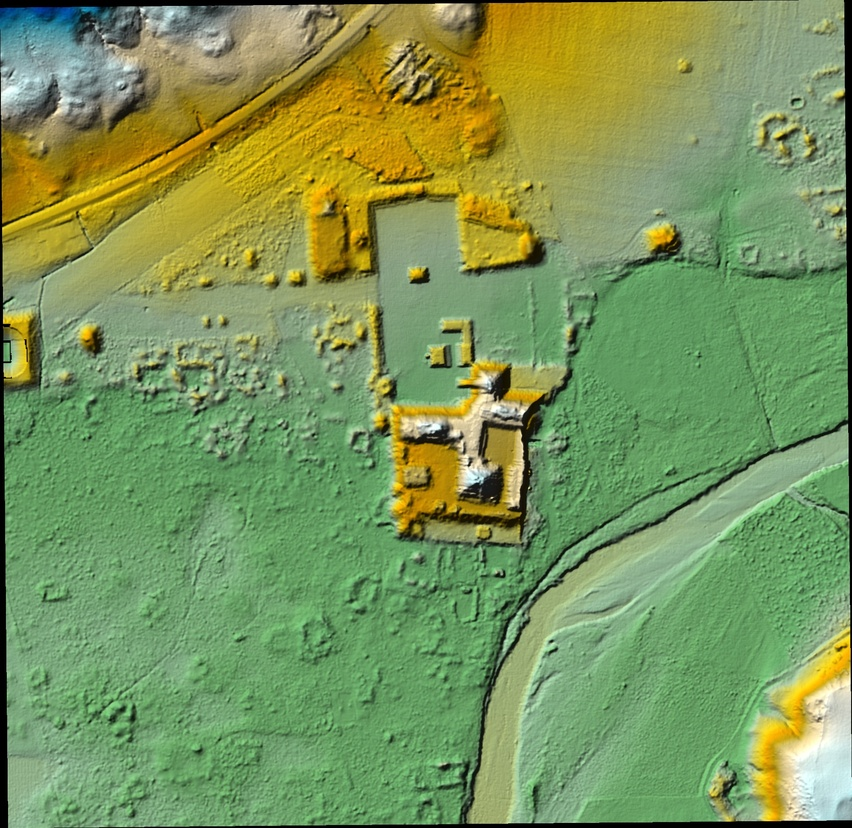
#> input picture data/copan_dem_01m_raster.jpg, 852 x 828 px, shrunk from 2012 x 1957 before the run
$ jupyter execute --allow-errors 02_UNET_segmentation.ipynb
#> lines starting #> are read from the running program, lines starting #| are printed output that depends on the picture; after the words box and inside, x2 and y2 are one past the last pixel; in counts of white or black regions, pixels touching at a corner belong together; long printed decimals are rounded
# U-Net training on LiDAR raster and bounding box annotation

This notebook trains a lightweight U-Net segmentation model on a LiDAR raster (`./data/copan_dem_01m_raster.jpg`) using automatically generated pseudo-labels (Otsu threshold), then postprocesses the predicted mask to extract connected-component bounding boxes. It saves the predicted mask, bounding boxes JSON, an overlay visualization, and the trained model weights.

Notes:
- No `try/except` is used. Errors will surface directly.
- Only minimal conditionals are used where necessary.
- Dependencies: `torch`, `torchvision`, `numpy`, `pillow`, `matplotlib`, `scikit-image`.
- Outputs are written to `outputs/unet/`.

[cell 1]
import os
import json
import numpy as np
import torch
from torch import nn
from torch.utils.data import Dataset, DataLoader
from PIL import Image
import matplotlib.pyplot as plt
from skimage import filters, morphology, measure

# Reproducibility
np.random.seed(0)
torch.manual_seed(0)
#> (this line was passed over: torch is not available in this run)

#> (the rest of this cell did not finish here and is left out)

[cell 2]
# Configure paths and hyperparameters
image_path = "./data/copan_dem_01m_raster.jpg"
out_dir = "outputs/unet"
os.makedirs(out_dir, exist_ok=True)

patch_size = 256
stride = 128
batch_size = 8
epochs = 5
lr = 1e-3
min_region_area = 64  # pixels; filter extremely small regions in bbox extraction

[cell 3]
# Load LiDAR raster, convert to grayscale float32, and normalize to [0, 1]
img = Image.open(image_path).convert("L")
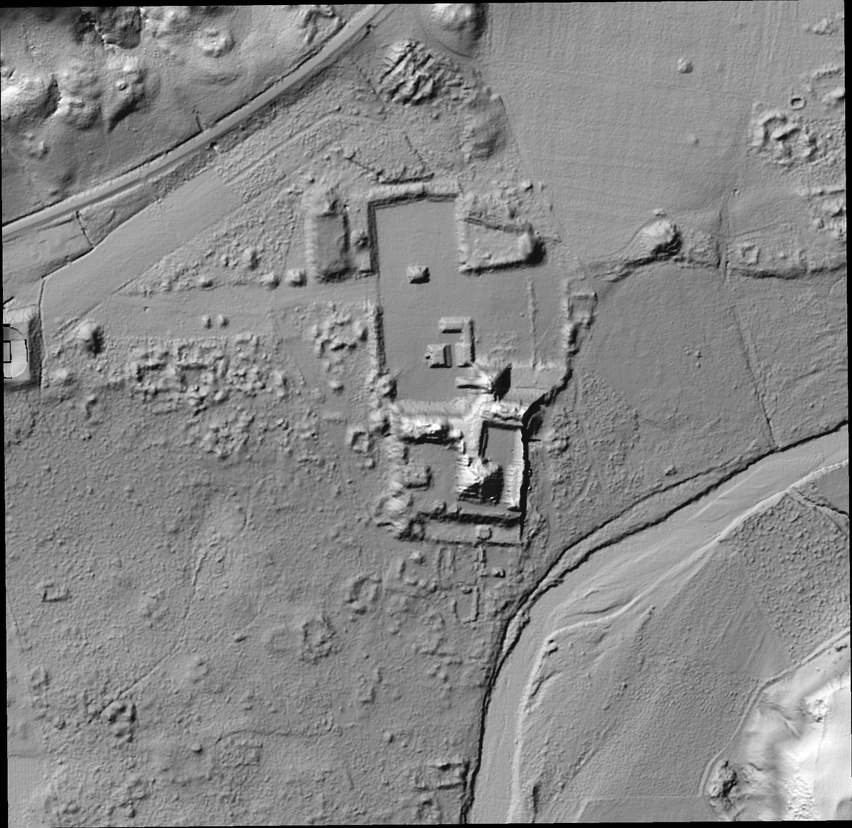
#> img: PIL image 852x828 L; min 0, max 255, mean 135.1
img_np = np.array(img).astype(np.float32)
vmin = float(img_np.min())
#> vmin = 0
vmax = float(img_np.max())
#> vmax = 255
rng = vmax - vmin
#> rng = 255
img_norm = (img_np - vmin) / (rng + 1e-8)

print("Image shape:", img_np.shape, "range:", (vmin, vmax))
#| Image shape: (828, 852) range: (0.0, 255.0)
plt.figure(figsize=(6,6))
plt.imshow(img_norm, cmap="gray")
plt.axis("off")
plt.title("Input LiDAR raster (normalized)")
plt.show()

[cell 4]
# Generate pseudo-label mask via Otsu threshold and simple morphology cleanup
th = float(filters.threshold_otsu(img_norm))
#> th = 0.4
mask = img_norm > th
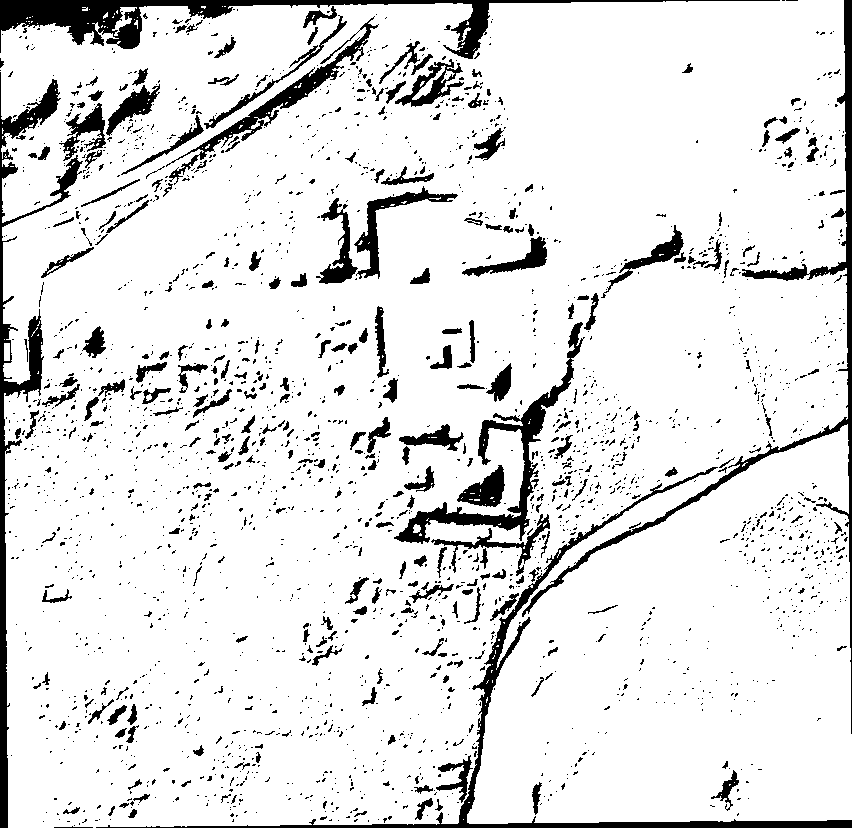
#> mask: shape (828, 852) bool; 89.1% white; 2472 black regions (2153 under 20 px), largest, box (x1, y1, x2, y2) and area: (0, 0, 780, 59) 8273, (0, 72, 83, 828) 7138, (96, 467, 852, 828) 6453
mask = morphology.remove_small_objects(mask, min_size=64)
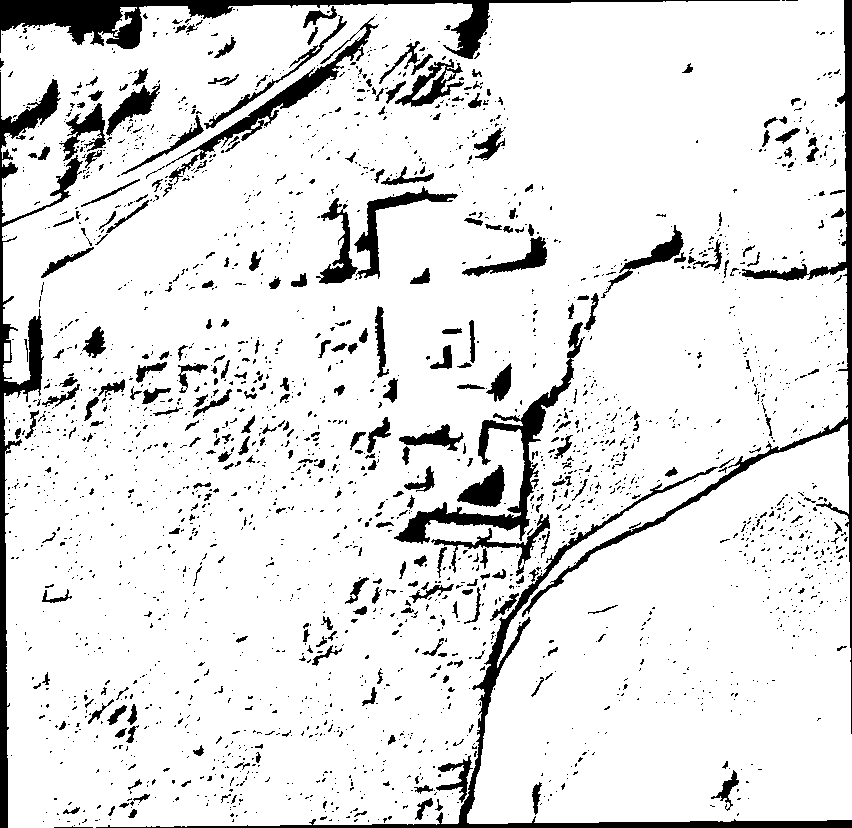
#> mask: shape (828, 852) bool; 88.9% white; 2472 black regions (2153 under 20 px), largest, box (x1, y1, x2, y2) and area: (0, 0, 780, 59) 8504, (0, 72, 83, 828) 7228, (96, 467, 852, 828) 6533
mask = morphology.binary_opening(mask, morphology.disk(1))
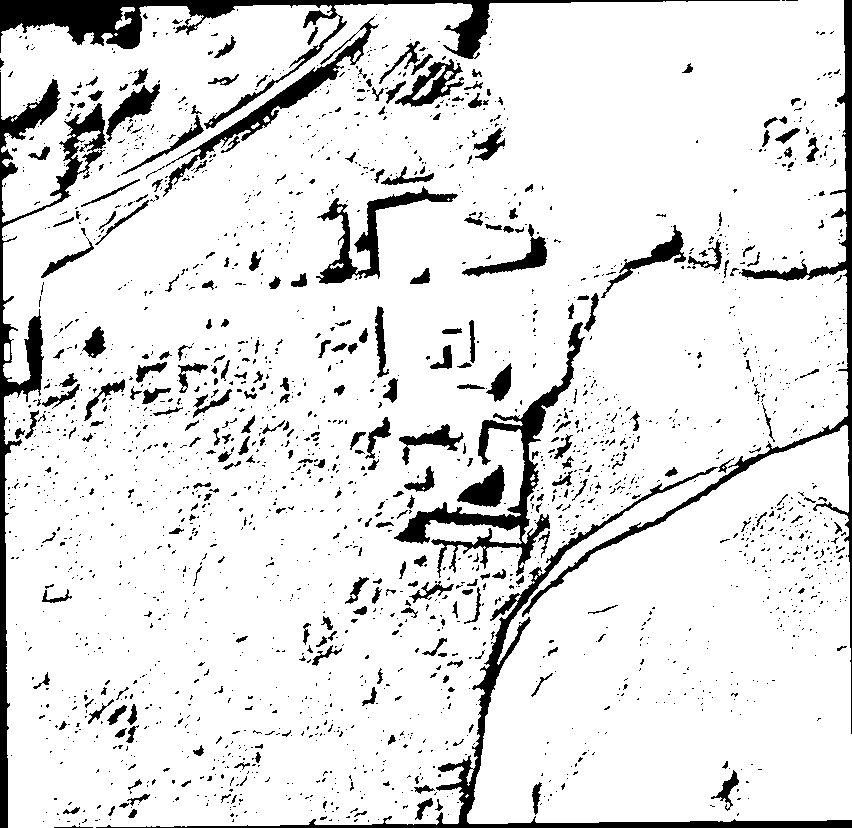
#> mask: shape (828, 852) bool; 88.6% white; 2225 black regions (1926 under 20 px), largest, box (x1, y1, x2, y2) and area: (0, 0, 780, 129) 9989, (0, 72, 106, 828) 8795, (96, 467, 852, 828) 7604
mask = morphology.binary_closing(mask, morphology.disk(1))
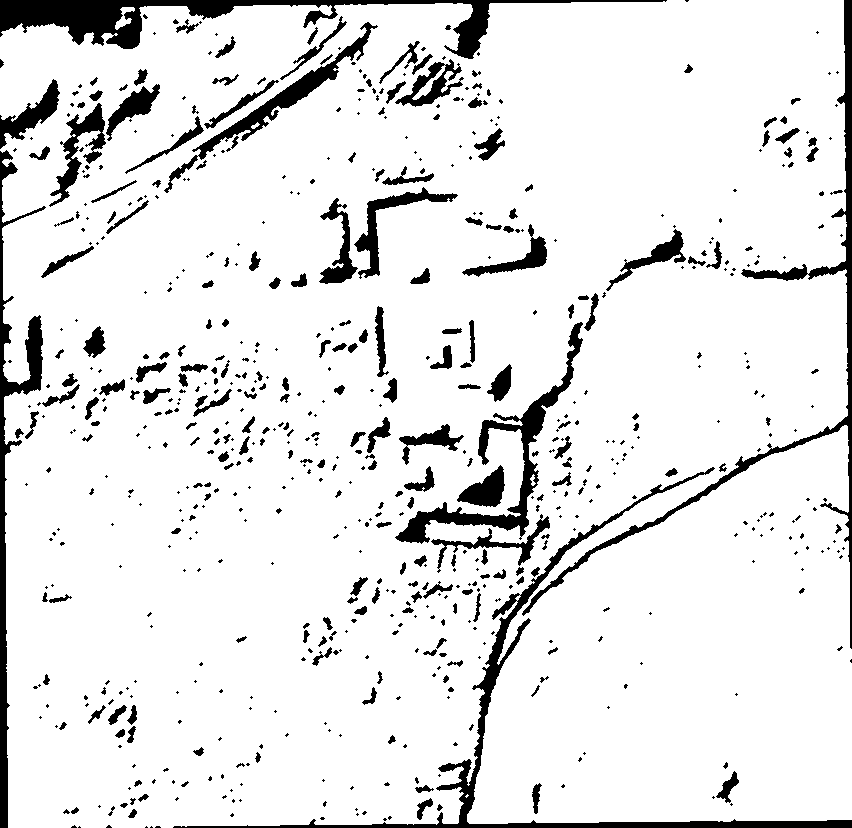
#> mask: shape (828, 852) bool; 90% white; 685 black regions (429 under 20 px), largest, box (x1, y1, x2, y2) and area: (0, 0, 667, 59) 8764, (173, 467, 852, 828) 7336, (522, 0, 852, 649) 6355
mask_f = mask.astype(np.float32)

print("Otsu threshold:", th)
#| Otsu threshold: 0.4004
mask_path = os.path.join(out_dir, "pseudo_label_mask.png")
Image.fromarray((mask_f*255).astype(np.uint8)).save(mask_path)
print("Saved pseudo-label mask:", mask_path)
plt.figure(figsize=(6,6))
plt.imshow(mask_f, cmap="gray")
plt.axis("off")
plt.title("Pseudo-label mask")
plt.show()

[cell 5]
# Build patch dataset from image and mask
def extract_patches(img2d, msk2d, size=256, st=128):
#> called with size = 256, st = 128
    H, W = img2d.shape
#> H = 828; W = 852
    xs = []
    ys = []
    for y in range(0, max(H - size + 1, 0), st):
        for x in range(0, max(W - size + 1, 0), st):
            xs.append(img2d[y:y+size, x:x+size])
            ys.append(msk2d[y:y+size, x:x+size])
#> after the loop, xs = 25 items; ys = 25 items
    if len(xs) == 0:
        pad_y = max(0, size - H)
        pad_x = max(0, size - W)
        if pad_y > 0 or pad_x > 0:
            img_pad = np.pad(img2d, ((0, pad_y), (0, pad_x)), mode="edge")
            msk_pad = np.pad(msk2d, ((0, pad_y), (0, pad_x)), mode="edge")
        else:
            img_pad = img2d
            msk_pad = msk2d
        xs.append(img_pad[0:size, 0:size])
        ys.append(msk_pad[0:size, 0:size])
    return np.stack(xs, 0), np.stack(ys, 0)

xs_np, ys_np = extract_patches(img_norm, mask_f, size=patch_size, st=stride)
print("Patches:", xs_np.shape)
#| Patches: (25, 256, 256)

class PatchDataset(Dataset):
    def __init__(self, xs, ys):
        self.xs = xs
        self.ys = ys
    def __len__(self):
        return self.xs.shape[0]
    # [6 lines left out: function __getitem__, not called in this run]

dataset = PatchDataset(xs_np, ys_np)
#> (the rest of this cell did not finish here and is left out)

[cell 6]
# Lightweight U-Net model definition
class DoubleConv(nn.Module):
    def __init__(self, in_ch, out_ch):
        super().__init__()
        self.net = nn.Sequential(
            nn.Conv2d(in_ch, out_ch, 3, padding=1),
            nn.ReLU(inplace=True),
            nn.Conv2d(out_ch, out_ch, 3, padding=1),
            nn.ReLU(inplace=True),
        )
    def forward(self, x):
        return self.net(x)

class Down(nn.Module):
    # [4 lines left out: function __init__, not called in this run]
    def forward(self, x):
        x = self.pool(x)
        return self.conv(x)

class Up(nn.Module):
    # [13 lines left out: functions __init__, forward, not called in this run]

class UNet(nn.Module):
    def __init__(self, in_ch=1, out_ch=1, base=32):
        super().__init__()
        self.inc = DoubleConv(in_ch, base)
